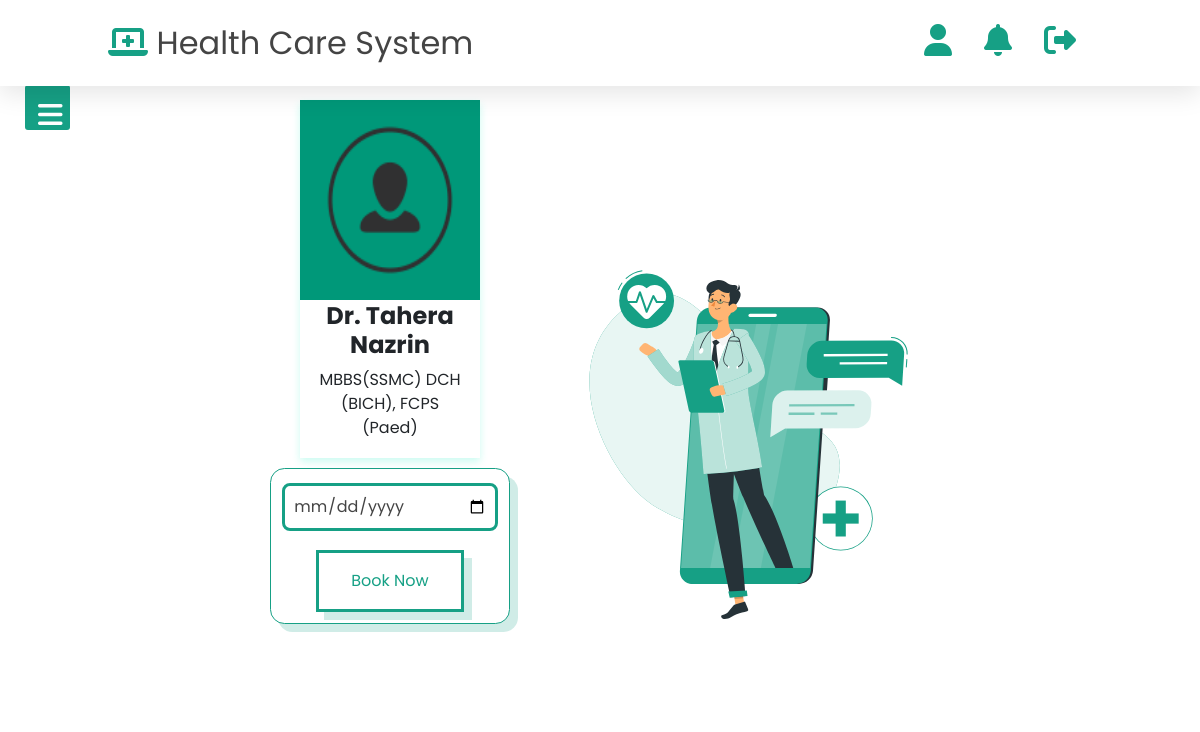
The page /PHP/Patient/Bookaptprocess.php?dtid=13 (signed in) on the database its author committed.
### tables this page shows
CREATE TABLE `doctortbl` (
  `dtid` int(100) NOT NULL,
  `dtname` varchar(50) NOT NULL,
  `dtdegree` varchar(50) NOT NULL,
  `dtdept` varchar(50) NOT NULL,
  `dtchamber` varchar(50) NOT NULL,
  `dtvisitingtime` varchar(50) NOT NULL,
  `dtvisitingdays` varchar(50) NOT NULL,
  `dtphone` varchar(50) NOT NULL,
  `dtuser_name` varchar(50) NOT NULL,
  `dtemail_id` varchar(50) NOT NULL,
  `dtpass` varchar(50) NOT NULL
);

### PHP/Patient/Bookaptprocess.php (the view, shortened to what this page needs)
<?php
require_once './includes/header.php';
require_once './includes/sidebar.php';
?>
<?php
$dtid = $_GET['dtid'];
require_once '../conn.php';
$query = "SELECT * FROM doctortbl WHERE dtid='$dtid';";
$result = mysqli_query($conn, $query);
while ($row = mysqli_fetch_assoc($result)) {
    $dtname = $row['dtname'];
    $degree = $row['dtdegree'];
}
?>
<section class="bookapt">
    <div class="dtset">
        <div class="Dtprofile">
            <div class="dtimg">
                <img src="../../Images/Dtuser.png" alt="Avatar" height="200px" width="170px"">
                </div>
                <div class=" dtcontainer">
                <h4><b><?php echo $dtname ?></b></h4>
                <p><?php echo   $degree ?></p>
            </div>
        </div>
        <div class="row">
            <form action="Confirmappointment.php" method="post">
                <input type="date" name="aptdate" class="box" required>
                <input type="submit" name="submit" value="book now" class="btnset">
            </form>
        </div>
    </div>
    <div class="aptsetimage">
        <img src="../../Images/book-img.svg" alt="">
    </div>
</section>
</body>
</html>

### PHP/Patient/css/style.css (style rules this page uses)
* { margin: 0; padding: 0; box-sizing: border-box; font-family: "Poppins", sans-serif; outline: none; border: none; text-transform: capitalize; text-decoration: none; }
.dtset { text-align: center; }
.Dtprofile { box-shadow: 0 4px 8px 0 rgba(5, 241, 190, 0.2); transition: 0.3s; width: 15%; margin-left: 300px; }
.dtcontainer { padding: 2px 16px; }
.dtimg { background-color: #009879; }
.bookapt .row { margin-top: 10px; margin-left: 270px; display: flex; align-items: center; flex-wrap: wrap; gap: 0.2rem; width: 20%; }
.bookapt .row form { flex: 1 1 0.45rem; background: #fff; border: 0.1rem solid #16a085; box-shadow: 0.5rem 0.5rem 0 rgba(22, 160, 133, 0.2); text-align: center; padding: 0.7rem; border-radius: 0.9rem; }
.bookapt .row form .box { width: 100%; margin: 0.2rem 0; border-radius: 0.5rem; border: 0.2rem solid #16a085; font-size: 1rem; color: #444; text-transform: none; padding: 0.5rem; }
.bookapt .row form .btnset { padding: 1rem 2rem; }
.btnset { display: inline-block; margin-top: 1rem; padding: 0.5 rem; padding-left: 1 rem; border: 0.2rem solid #16a085; border-radius: 0.5 rem; box-shadow: 0.5rem 0.5rem 0 rgba(22, 160, 133, 0.2); color: #16a085; cursor: pointer; font-size: 1rem; background: #fff; }
.aptsetimage { float: right; width: 500px; height: 500px; margin-top: -420px; margin-right: 200px; }

### rows shown on the page
doctortbl: dtname "Dr. Tahera Nazrin", dtdegree "MBBS(SSMC) DCH (BICH), FCPS (Paed)"
